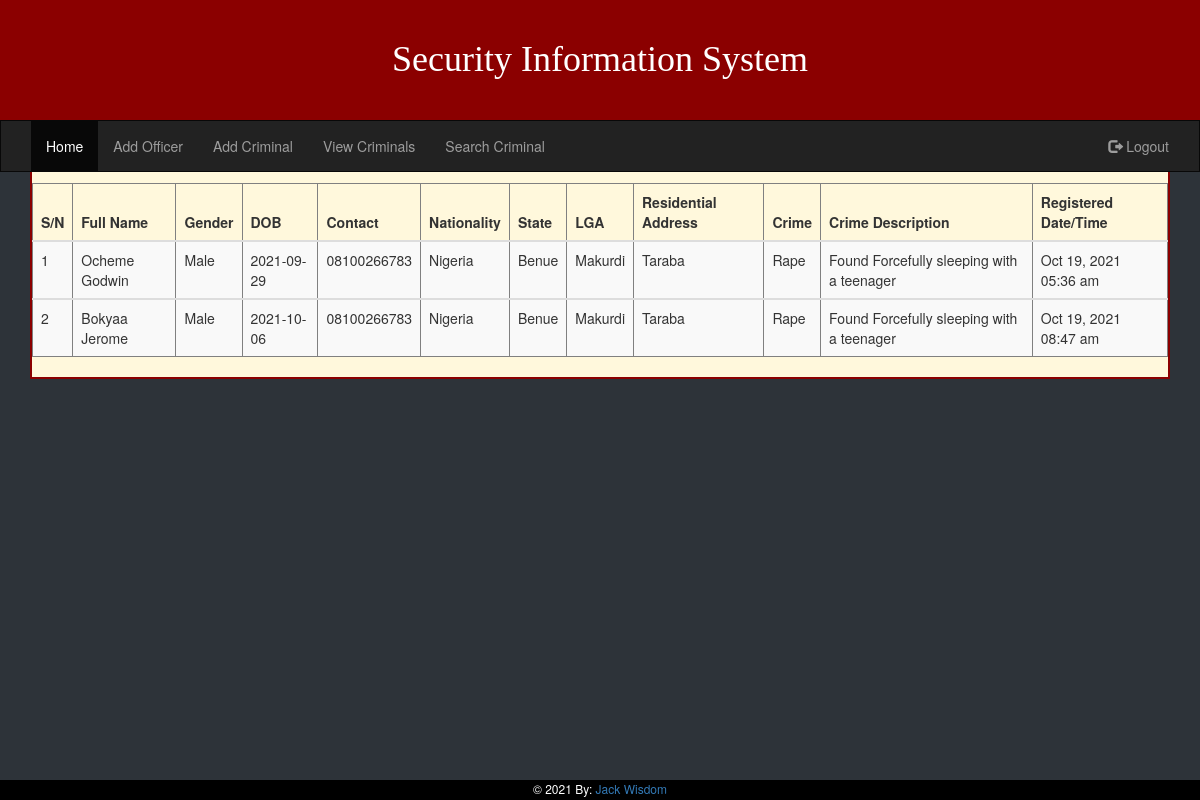
/User/criminals.php, run on the app's committed database.
### tables this page shows
CREATE TABLE `criminals` (
  `id` int(11) NOT NULL,
  `fullname` varchar(100) NOT NULL,
  `gender` varchar(10) NOT NULL,
  `birth` varchar(100) NOT NULL,
  `contact` varchar(11) NOT NULL,
  `nationality` varchar(50) NOT NULL,
  `state` varchar(50) NOT NULL,
  `local_govt` varchar(50) NOT NULL,
  `resi_address` varchar(100) NOT NULL,
  `crime` varchar(50) NOT NULL,
  `description` varchar(225) NOT NULL,
  `create_datetime` varchar(50) NOT NULL
);

### User/criminals.php (the view, shortened to what this page needs)
<!DOCTYPE html>
<html>
<head>
	<link rel="stylesheet" type="text/css" href="style.css">
</head>
<body>
<body style="background: #2d3339;">
<?php
 include '../DB/db.php';
 include '../Header/user.php';
 $sql = $con->query("SELECT * FROM criminals")
?>
<fieldset class="content" style="margin-left: 30px; margin-right: 30px; margin-top: 100px;">
 <h1 align="center" style="color: white; background-color: darkred; margin-top: 0px;">Criminals</h1>
            <div class="table-responsive">
    <table class="table table-striped" border="1">
        <thead>
      <tr>
        <th>S/N</th>
        <th>Full Name</th>
        <th>Gender</th>
        <th>DOB</th>
        <th>Contact</th>
        <th>Nationality</th>
        <th>State</th>
         <th>LGA</th>
         <th>Residential Address</th>
          <th>Crime</th>
          <th>Crime Description</th>
          <th>Registered Date/Time</th>
      </tr>
    </thead>
     <?php $no=1;  while ($row = mysqli_fetch_array($sql)) { ?>
    <tbody>
         <tr>
        <td><?php echo $no++; ?></td>
        <td><?php echo $row['fullname'];?></td>
          <td><?php echo $row['gender'];?></td>
          <td><?php echo $row['birth'];?></td>
          <td><?php echo $row['contact'];?></td>
           <td><?php echo $row['nationality'];?></td>
            <td><?php echo $row['state'];?></td>
             <td><?php echo $row['local_govt'];?></td>
          <td><?php echo $row['resi_address'];?></td>
          <td><?php echo $row['crime'];?></td>
           <td><?php echo $row['description'];?></td>
          <td><?php echo $row['create_datetime'];?></td>
      </tr>
    </tbody>
    <?php } ?>
  </table>
</div>
</fieldset>
<?php include '../footer.php'; ?>
</body>
</html>

### User/style.css (style rules this page uses)
body { background: #2d3339; }
* { margin: 0px; padding: 0px; }
.content { background-color: cornsilk; border: 2px solid darkred; }

### data on the page
criminals: fullname "Ocheme Godwin", gender "Male", birth "2021-09-29", contact "08100266783", nationality "Nigeria", state "Benue", local_govt "Makurdi", resi_address "Taraba", crime "Rape", description "Found Forcefully sleeping with a teenager", create_datetime "Oct 19, 2021 05:36 am"
criminals: fullname "Bokyaa Jerome", gender "Male", birth "2021-10-06", contact "08100266783", nationality "Nigeria", state "Benue", local_govt "Makurdi", resi_address "Taraba", crime "Rape", description "Found Forcefully sleeping with a teenager", create_datetime "Oct 19, 2021 08:47 am"
